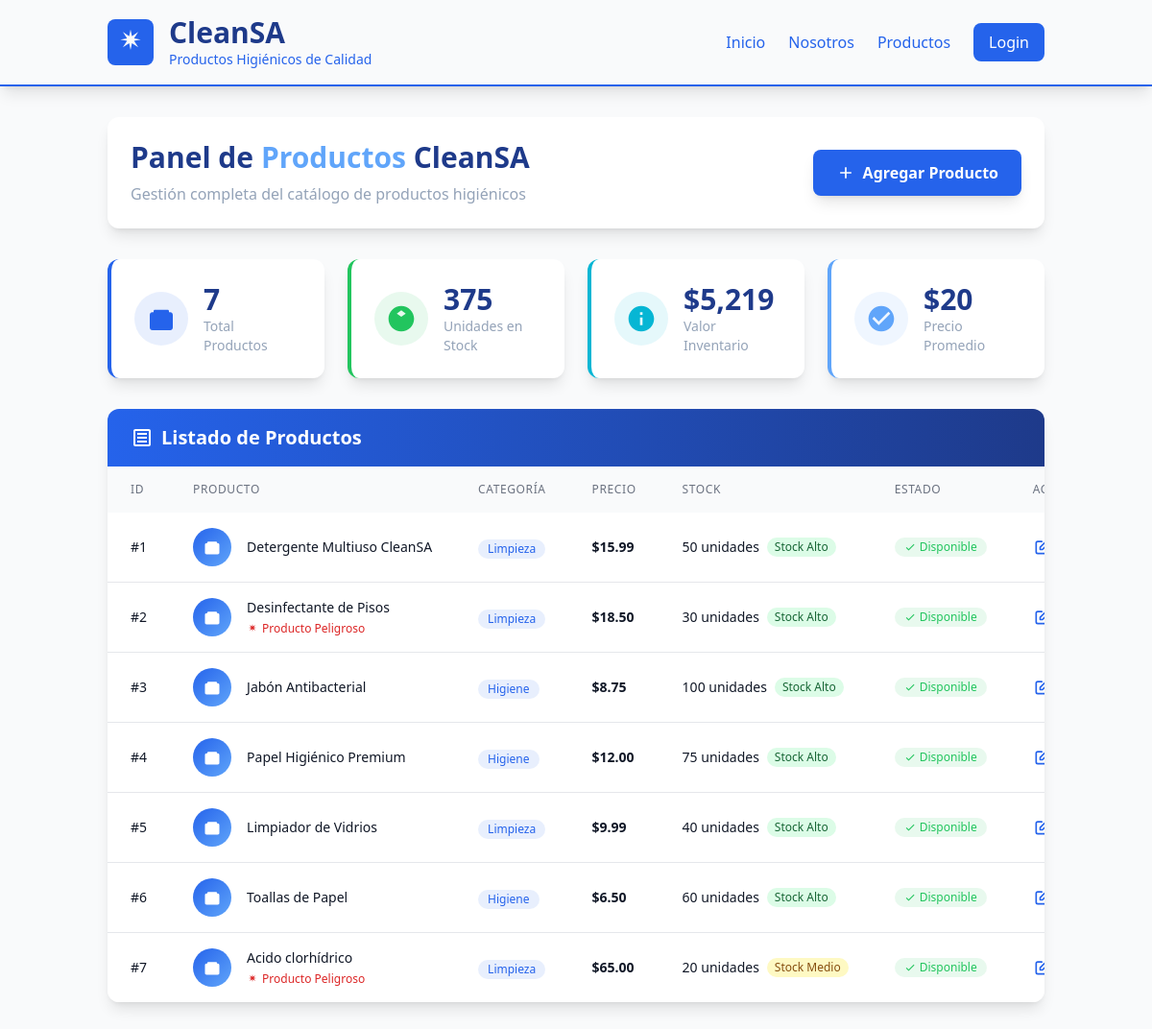
The page /products/panel on the database its author committed.
### models.py (models this page shows)
class Producto (database.Model):
    __tablename__ = 'productos'
    id = database.Column(database.Integer, primary_key=True)
    nombre = database.Column(database.String(100), nullable=False)
    precio = database.Column(database.Float, nullable=False)
    stock = database.Column(database.Integer, nullable=False)
    fk_categoria = database.Column(database.Integer,database.ForeignKey('categorias.id'), nullable=False)
    peligroso = database.Column(database.Boolean, nullable=False)

class Categoria (database.Model):
    __tablename__ = 'categorias'
    id = database.Column(database.Integer, primary_key=True)
    nombre = database.Column(database.String(100), nullable=False)

### app/blueprints/products.py (the view)
@products_bp.route('/panel')
def panel():
    try:
        productos = Producto.query.all()
        categorias_list = Categoria.query.all()
        categorias = {cat.id: cat.nombre for cat in categorias_list}
        total_stock = sum(producto.stock for producto in productos)
        valor_inventario = sum(producto.precio * producto.stock for producto in productos)
        precio_promedio = sum(producto.precio for producto in productos) / len(productos) if productos else 0
        return render_template('panel_productos.html',
                             productos=productos,
                             categorias=categorias,
                             total_stock=total_stock,
                             valor_inventario=valor_inventario,
                             precio_promedio=precio_promedio)
    except Exception as e:
        return render_template('panel_productos.html',
                             productos=[],
                             categorias={},
                             total_stock=0,
                             valor_inventario=0,
                             precio_promedio=0)

### app/templates/panel_productos.html (shortened to what this page needs)
<!DOCTYPE html>
<html lang="es">
<head>
    <script src="https://cdn.tailwindcss.com"></script>
</head>
<body class="bg-smoke-white min-h-screen">
    {% include 'components/nav.html' %}
    <main class="container mx-auto px-6 py-8">
        <div class="bg-white rounded-xl shadow-lg p-6 mb-8">
            <div class="flex flex-col md:flex-row md:items-center md:justify-between">
                <div>
                    <h1 class="text-3xl font-bold text-dark-teal mb-2">Panel de <span class="text-light-blue">Productos</span> CleanSA</h1>
                    <p class="text-soft-gray">Gestión completa del catálogo de productos higiénicos</p>
                </div>
                <div class="mt-4 md:mt-0">
                    <button id="openModalBtn" class="bg-pro-blue hover:bg-dark-teal text-white px-6 py-3 rounded-lg font-semibold transition-colors shadow-lg flex items-center">
                        <svg class="w-5 h-5 mr-2" fill="currentColor" viewBox="0 0 24 24">
                            <path d="M19 13h-6v6h-2v-6H5v-2h6V5h2v6h6v2z"/>
                        </svg>
                        Agregar Producto
                    </button>
                </div>
            </div>
        </div>
        <div class="grid grid-cols-1 md:grid-cols-4 gap-6 mb-8">
            <div class="bg-white rounded-xl shadow-lg p-6 border-l-4 border-pro-blue">
                <div class="flex items-center">
                    <div class="bg-pro-blue bg-opacity-10 rounded-full p-3 mr-4">
                        <svg class="w-8 h-8 text-pro-blue" fill="currentColor" viewBox="0 0 24 24">
                            <path d="M19 7H18V6C18 5.45 17.55 5 17 5H7C6.45 5 6 5.45 6 6V7H5C3.9 7 3 7.9 3 9V19C3 20.1 3.9 21 5 21H19C20.1 21 21 20.1 21 19V9C21 7.9 20.1 7 19 7Z"/>
                        </svg>
                    </div>
                    <div>
                        <p class="text-3xl font-bold text-dark-teal">{{ productos|length }}</p>
                        <p class="text-soft-gray text-sm">Total Productos</p>
                    </div>
                </div>
            </div>
            <div class="bg-white rounded-xl shadow-lg p-6 border-l-4 border-warm-green">
                <div class="flex items-center">
                    <div class="bg-warm-green bg-opacity-10 rounded-full p-3 mr-4">
                        <svg class="w-8 h-8 text-warm-green" fill="currentColor" viewBox="0 0 24 24">
                            <path d="M12 2C6.48 2 2 6.48 2 12s4.48 10 10 10 10-4.48 10-10S17.52 2 12 2zm3.5 6L12 10.5 8.5 8 12 5.5 15.5 8zM12 13.5L8.5 16 12 18.5 15.5 16 12 13.5z"/>
                        </svg>
                    </div>
                    <div>
                        <p class="text-3xl font-bold text-dark-teal">{{ total_stock }}</p>
                        <p class="text-soft-gray text-sm">Unidades en Stock</p>
                    </div>
                </div>
            </div>
            <div class="bg-white rounded-xl shadow-lg p-6 border-l-4 border-light-teal">
                <div class="flex items-center">
                    <div class="bg-light-teal bg-opacity-10 rounded-full p-3 mr-4">
                        <svg class="w-8 h-8 text-light-teal" fill="currentColor" viewBox="0 0 24 24">
                            <path d="M12 2C6.48 2 2 6.48 2 12s4.48 10 10 10 10-4.48 10-10S17.52 2 12 2zm1 15h-2v-6h2v6zm0-8h-2V7h2v2z"/>
                        </svg>
                    </div>
                    <div>
                        <p class="text-3xl font-bold text-dark-teal">${{ "{:,.0f}".format(valor_inventario) }}</p>
                        <p class="text-soft-gray text-sm">Valor Inventario</p>
                    </div>
                </div>
            </div>
            <div class="bg-white rounded-xl shadow-lg p-6 border-l-4 border-light-blue">
                <div class="flex items-center">
                    <div class="bg-light-blue bg-opacity-10 rounded-full p-3 mr-4">
                        <svg class="w-8 h-8 text-light-blue" fill="currentColor" viewBox="0 0 24 24">
                            <path d="M12 2C6.48 2 2 6.48 2 12s4.48 10 10 10 10-4.48 10-10S17.52 2 12 2zm-2 15l-5-5 1.41-1.41L10 14.17l7.59-7.59L19 8l-9 9z"/>
                        </svg>
                    </div>
                    <div>
                        <p class="text-3xl font-bold text-dark-teal">${{ "{:,.0f}".format(precio_promedio) }}</p>
                        <p class="text-soft-gray text-sm">Precio Promedio</p>
                    </div>
                </div>
            </div>
        </div>
        <div class="bg-white rounded-xl shadow-lg overflow-hidden">
            <div class="bg-gradient-to-r from-pro-blue to-dark-teal px-6 py-4">
                <h2 class="text-xl font-bold text-white flex items-center">
                    <svg class="w-6 h-6 mr-2" fill="currentColor" viewBox="0 0 24 24">
                        <path d="M19 3H5C3.9 3 3 3.9 3 5V19C3 20.1 3.9 21 5 21H19C20.1 21 21 20.1 21 19V5C21 3.9 20.1 3 19 3ZM19 19H5V5H19V19Z"/>
                        <path d="M7 7H17V9H7V7ZM7 11H17V13H7V11ZM7 15H17V17H7V15Z"/>
                    </svg>
                    Listado de Productos
                </h2>
            </div>
            <div class="overflow-x-auto">
                <table class="w-full">
                    <thead class="bg-gray-50">
                        <tr>
                            <th class="px-6 py-4 text-left text-xs font-medium text-gray-500 uppercase tracking-wider">ID</th>
                            <th class="px-6 py-4 text-left text-xs font-medium text-gray-500 uppercase tracking-wider">Producto</th>
                            <th class="px-6 py-4 text-left text-xs font-medium text-gray-500 uppercase tracking-wider">Categoría</th>
                            <th class="px-6 py-4 text-left text-xs font-medium text-gray-500 uppercase tracking-wider">Precio</th>
                            <th class="px-6 py-4 text-left text-xs font-medium text-gray-500 uppercase tracking-wider">Stock</th>
                            <th class="px-6 py-4 text-left text-xs font-medium text-gray-500 uppercase tracking-wider">Estado</th>
                            <th class="px-6 py-4 text-left text-xs font-medium text-gray-500 uppercase tracking-wider">Acciones</th>
                        </tr>
                    </thead>
                    <tbody class="bg-white divide-y divide-gray-200">
                        {% if productos %}
                            {% for producto in productos %}
                            <tr class="hover:bg-gray-50 transition-colors duration-200">
                                <td class="px-6 py-4 whitespace-nowrap">
                                    <div class="text-sm font-medium text-gray-900">#{{ producto.id }}</div>
                                </td>
                                <td class="px-6 py-4 whitespace-nowrap">
                                    <div class="flex items-center">
                                        <div class="flex-shrink-0 h-10 w-10">
                                            <div class="h-10 w-10 rounded-full bg-gradient-to-br from-pro-blue to-light-blue flex items-center justify-center">
                                                <svg class="w-5 h-5 text-white" fill="currentColor" viewBox="0 0 24 24">
                                                    <path d="M19 7H18V6C18 5.45 17.55 5 17 5H7C6.45 5 6 5.45 6 6V7H5C3.9 7 3 7.9 3 9V19C3 20.1 3.9 21 5 21H19C20.1 21 21 20.1 21 19V9C21 7.9 20.1 7 19 7Z"/>
                                                </svg>
                                            </div>
                                        </div>
                                        <div class="ml-4">
                                            <div class="text-sm font-medium text-gray-900">{{ producto.nombre }}</div>
                                            {% if producto.peligroso %}
                                                <div class="text-xs text-red-600 flex items-center mt-1">
                                                    <svg class="w-3 h-3 mr-1" fill="currentColor" viewBox="0 0 24 24">
                                                        <path d="M12 2L13.09 7.26L18 4L14.74 9.09L20 10L14.74 10.91L18 16L13.09 12.74L12 18L10.91 12.74L6 16L9.26 10.91L4 10L9.26 9.09L6 4L10.91 7.26L12 2Z"/>
                                                    </svg>
                                                    Producto Peligroso
                                                </div>
                                            {% endif %}
                                        </div>
                                    </div>
                                </td>
                                <td class="px-6 py-4 whitespace-nowrap">
                                    <span class="inline-flex items-center px-2.5 py-0.5 rounded-full text-xs font-medium bg-pro-blue bg-opacity-10 text-pro-blue">
                                        {% if categorias %}
                                            {{ categorias.get(producto.fk_categoria, 'Sin categoría') }}
                                        {% else %}
                                            Categoría {{ producto.fk_categoria }}
                                        {% endif %}
                                    </span>
                                </td>
                                <td class="px-6 py-4 whitespace-nowrap">
                                    <div class="text-sm font-semibold text-gray-900">${{ "{:,.2f}".format(producto.precio) }}</div>
                                </td>
                                <td class="px-6 py-4 whitespace-nowrap">
                                    <div class="flex items-center">
                                        <div class="text-sm font-medium text-gray-900">{{ producto.stock }} unidades</div>
                                        {% if producto.stock < 10 %}
                                            <span class="ml-2 inline-flex items-center px-2 py-0.5 rounded-full text-xs font-medium bg-red-100 text-red-800">
                                                Stock Bajo
                                            </span>
                                        {% elif producto.stock < 30 %}
                                            <span class="ml-2 inline-flex items-center px-2 py-0.5 rounded-full text-xs font-medium bg-yellow-100 text-yellow-800">
                                                Stock Medio
                                            </span>
                                        {% else %}
                                            <span class="ml-2 inline-flex items-center px-2 py-0.5 rounded-full text-xs font-medium bg-green-100 text-green-800">
                                                Stock Alto
                                            </span>
                                        {% endif %}
                                    </div>
                                </td>
                                <td class="px-6 py-4 whitespace-nowrap">
                                    {% if producto.stock > 0 %}
                                        <span class="inline-flex items-center px-2.5 py-0.5 rounded-full text-xs font-medium bg-warm-green bg-opacity-10 text-warm-green">
                                            <svg class="w-3 h-3 mr-1" fill="currentColor" viewBox="0 0 24 24">
                                                <path d="M9 16.17L4.83 12l-1.42 1.41L9 19 21 7l-1.41-1.41z"/>
                                            </svg>
                                            Disponible
                                        </span>
                                    {% endif %}
                                </td>
                                <td class="px-6 py-4 whitespace-nowrap text-sm font-medium">
                                    <div class="flex space-x-2">
                                        <button class="text-pro-blue hover:text-dark-teal transition-colors" title="Editar">
                                            <svg class="w-5 h-5" fill="none" stroke="currentColor" viewBox="0 0 24 24">
                                                <path stroke-linecap="round" stroke-linejoin="round" stroke-width="2" d="M11 5H6a2 2 0 00-2 2v11a2 2 0 002 2h11a2 2 0 002-2v-5m-1.414-9.414a2 2 0 112.828 2.828L11.828 15H9v-2.828l8.586-8.586z"/>
                                            </svg>
                                        </button>
                                    </div>
                                </td>
                            </tr>
                            {% endfor %}
                        {% endif %}
                    </tbody>
                </table>
            </div>
        </div>
    </main>
</body>
</html>

### rows shown on the page
Producto: id "1", nombre "Detergente Multiuso CleanSA", get "Limpieza", precio "15.99", stock "50", shows "Stock Alto", shows "Disponible"
Producto: id "2", nombre "Desinfectante de Pisos", peligroso True (drawn), get "Limpieza", precio "18.50", stock "30", shows "Stock Alto", shows "Disponible"
Producto: id "3", nombre "Jabón Antibacterial", get "Higiene", precio "8.75", stock "100", shows "Stock Alto", shows "Disponible"
Producto: id "4", nombre "Papel Higiénico Premium", get "Higiene", precio "12.00", stock "75", shows "Stock Alto", shows "Disponible"
Producto: id "5", nombre "Limpiador de Vidrios", get "Limpieza", precio "9.99", stock "40", shows "Stock Alto", shows "Disponible"
Producto: id "6", nombre "Toallas de Papel", get "Higiene", precio "6.50", stock "60", shows "Stock Alto", shows "Disponible"
Producto: id "7", nombre "Acido clorhídrico", peligroso True (drawn), get "Limpieza", precio "65.00", stock "20", shows "Stock Medio", shows "Disponible"

### other values the page prints
{{ productos|length }} "7"
{{ total_stock }} "375"
{{ "{:,.0f}".format(valor_inventario) }} "5,219"
{{ "{:,.0f}".format(precio_promedio) }} "20"
